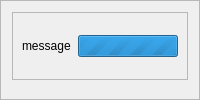
               <widget class="QFrame" name="frame_11">
                <property name="sizePolicy">
                 <sizepolicy hsizetype="Preferred" vsizetype="Maximum">
                  <horstretch>0</horstretch>
                  <verstretch>0</verstretch>
                 </sizepolicy>
                </property>
                <property name="frameShape">
                 <enum>QFrame::Shape::StyledPanel</enum>
                </property>
                <property name="frameShadow">
                 <enum>QFrame::Shadow::Raised</enum>
                </property>
                <layout class="QVBoxLayout" name="verticalLayout_29">
                 <item>
                  <widget class="QFrame" name="frame_20">
                   <property name="frameShape">
                    <enum>QFrame::Shape::StyledPanel</enum>
                   </property>
                   <property name="frameShadow">
                    <enum>QFrame::Shadow::Raised</enum>
                   </property>
                   <layout class="QHBoxLayout" name="horizontalLayout_34">
                    <item>
                     <widget class="QLabel" name="copy_log_lbl">
                      <property name="sizePolicy">
                       <sizepolicy hsizetype="Preferred" vsizetype="Preferred">
                        <horstretch>0</horstretch>
                        <verstretch>0</verstretch>
                       </sizepolicy>
                      </property>
                      <property name="maximumSize">
                       <size>
                        <width>16777215</width>
                        <height>40</height>
                       </size>
                      </property>
                      <property name="styleSheet">
                       <string notr="true">color: rgb(0, 0, 0);</string>
                      </property>
                      <property name="text">
                       <string>message</string>
                      </property>
                      <property name="styleClass" stdset="0">
                       <string>msgStyle</string>
                      </property>
                     </widget>
                    </item>
                    <item>
                     <widget class="QProgressBar" name="progressBar">
                      <property name="maximumSize">
                       <size>
                        <width>100</width>
                        <height>16777215</height>
                       </size>
                      </property>
                      <property name="styleSheet">
                       <string notr="true">QProgressBar {
    border: 2px solid #FFA726;
    border-radius: 10px;
    background-color: #FFF3E0;
    text-align: center;
}

QProgressBar::chunk {
    background: QLinearGradient(
        x1: 0, y1: 0, x2: 1, y2: 1,
        stop: 0 #FFB74D,
        stop: 1 #FB8C00
    );
    border-radius: 8px;
    width: 20px;
    margin: 2px;
    animation: moveSlow 6s infinite; /* Slower animation */
}

@keyframes moveSlow {
    0% { margin-left: 0px; }
    50% { margin-left: 80px; }
    100% { margin-left: 0px; }
}</string>
                      </property>
                      <property name="minimum">
                       <number>0</number>
                      </property>
                      <property name="maximum">
                       <number>0</number>
                      </property>
                      <property name="value">
                       <number>-1</number>
                      </property>
                      <property name="textVisible">
                       <bool>false</bool>
                      </property>
                      <property name="orientation">
                       <enum>Qt::Orientation::Horizontal</enum>
                      </property>
                      <property name="invertedAppearance">
                       <bool>false</bool>
                      </property>
                     </widget>
                    </item>
                   </layout>
                  </widget>
                 </item>
                 <item alignment="Qt::AlignmentFlag::AlignLeft">
                  <widget class="QPushButton" name="btn_found_errors">
                   <property name="maximumSize">
                    <size>
                     <width>16777215</width>
                     <height>16777215</height>
                    </size>
                   </property>
                   <property name="font">
                    <font>
                     <family>Roboto</family>
                     <pointsize>-1</pointsize>
                     <italic>false</italic>
                     <bold>false</bold>
                    </font>
                   </property>
                   <property name="cursor">
                    <cursorShape>PointingHandCursor</cursorShape>
                   </property>
                   <property name="styleSheet">
                    <string notr="true">background-color: none;
color:red;
border:none;</string>
                   </property>
                   <property name="text">
                    <string/>
                   </property>
                  </widget>
                 </item>
                </layout>
               </widget>
